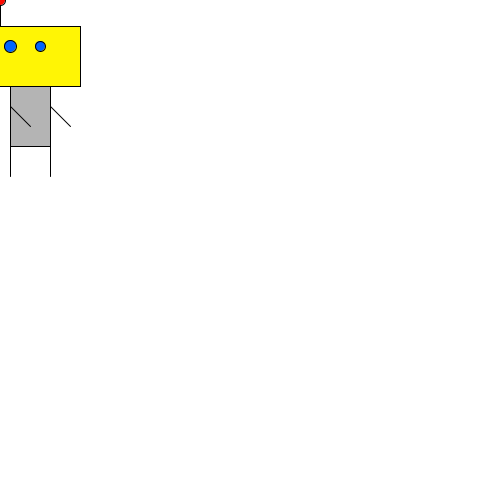
Frame 1 (no input)
Frame 60 (the mouse pressed at the canvas centre just before this capture): identical to frame 1, image omitted
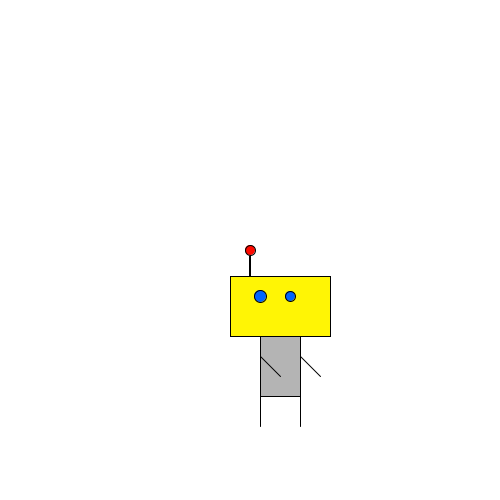
Frame 120 (the mouse held since frame 60 and released just before this capture)

The Processing sketch that drew these frames (run headless with seeded random() and noise(); from frame 60 on, the mouse is pressed at the canvas centre):

// Processing sketch: processing_121853
// ── processing_121853.pde

void setup() {
  size(500,500);
}

void draw() {
  background(255,255,255);
  rectMode(CENTER);
  stroke(0);
  /* Antenne */
  fill(255,10,0);
  ellipse(mouseX,mouseY,10,10); //220 194
  fill(255,10,0);
  rect(mouseX,mouseY+16,1,20); //220 210
  /* Lijf */
  fill(255,245,5);
  rect(mouseX+30,mouseY+56,100,60); //250 250
  fill(180,180,180);
  rect(mouseX+30,mouseY+116,40,60); //250 310
  /* Armen */
  line(mouseX+10,mouseY+106,mouseX+30,mouseY+126); //230 300 250 320
  line(mouseX+50,mouseY+106,mouseX+70,mouseY+126); //270 300 290 320
  /* Benen */
  line(mouseX+10,mouseY+146,mouseX+10,mouseY+176); //230 340 230 370
  line(mouseX+50,mouseY+146,mouseX+50,mouseY+176); //270 340 270 370
  /* Ogen */
  fill(0,100,255);
  ellipse(mouseX+10,mouseY+46,12,12); //230 240
  fill(0,100,255);
  ellipse(mouseX+40,mouseY+46,10,10); //260 240
}
